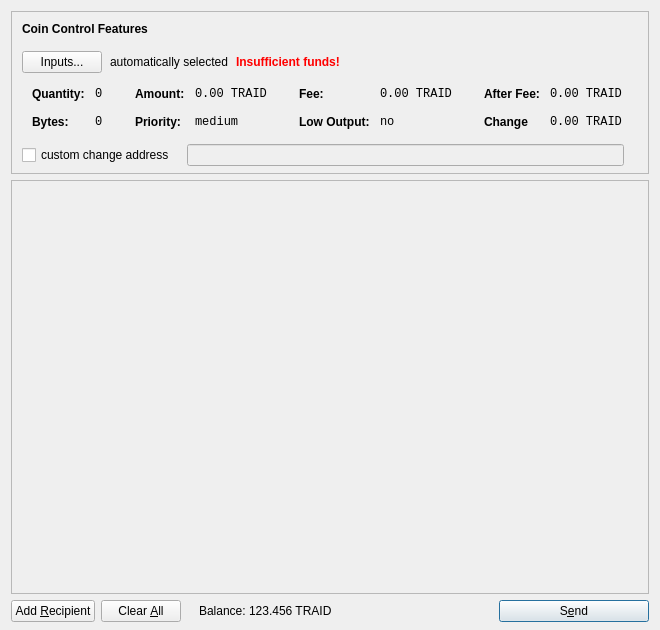
<?xml version="1.0" encoding="UTF-8"?>
<ui version="4.0">
 <class>SendCoinsDialog</class>
 <widget class="QDialog" name="SendCoinsDialog">
  <property name="geometry">
   <rect>
    <x>0</x>
    <y>0</y>
    <width>660</width>
    <height>630</height>
   </rect>
  </property>
  <property name="sizePolicy">
   <sizepolicy hsizetype="Minimum" vsizetype="Minimum">
    <horstretch>0</horstretch>
    <verstretch>0</verstretch>
   </sizepolicy>
  </property>
  <property name="minimumSize">
   <size>
    <width>660</width>
    <height>630</height>
   </size>
  </property>
  <property name="windowTitle">
   <string>Send Coins</string>
  </property>
  <layout class="QVBoxLayout" name="verticalLayout" stretch="0,1,0">
   <property name="bottomMargin">
    <number>8</number>
   </property>
   <item>
    <widget class="QFrame" name="frameCoinControl">
     <property name="sizePolicy">
      <sizepolicy hsizetype="Expanding" vsizetype="Expanding">
       <horstretch>0</horstretch>
       <verstretch>0</verstretch>
      </sizepolicy>
     </property>
     <property name="maximumSize">
      <size>
       <width>16777215</width>
       <height>16777215</height>
      </size>
     </property>
     <property name="frameShape">
      <enum>QFrame::StyledPanel</enum>
     </property>
     <property name="frameShadow">
      <enum>QFrame::Sunken</enum>
     </property>
     <layout class="QVBoxLayout" name="verticalLayoutCoinControl2">
      <property name="spacing">
       <number>6</number>
      </property>
      <property name="leftMargin">
       <number>0</number>
      </property>
      <property name="topMargin">
       <number>0</number>
      </property>
      <property name="rightMargin">
       <number>0</number>
      </property>
      <property name="bottomMargin">
       <number>6</number>
      </property>
      <item>
       <layout class="QVBoxLayout" name="verticalLayoutCoinControl" stretch="0,0,0,0,1">
        <property name="spacing">
         <number>0</number>
        </property>
        <property name="leftMargin">
         <number>10</number>
        </property>
        <property name="topMargin">
         <number>10</number>
        </property>
        <item>
         <layout class="QHBoxLayout" name="horizontalLayoutCoinControl1">
          <property name="bottomMargin">
           <number>15</number>
          </property>
          <item>
           <widget class="QLabel" name="labelCoinControlFeatures">
            <property name="sizePolicy">
             <sizepolicy hsizetype="Preferred" vsizetype="Maximum">
              <horstretch>0</horstretch>
              <verstretch>0</verstretch>
             </sizepolicy>
            </property>
            <property name="font">
             <font>
              <weight>75</weight>
              <bold>true</bold>
             </font>
            </property>
            <property name="styleSheet">
             <string notr="true">font-weight:bold;</string>
            </property>
            <property name="text">
             <string>Coin Control Features</string>
            </property>
           </widget>
          </item>
         </layout>
        </item>
        <item>
         <layout class="QHBoxLayout" name="horizontalLayoutCoinControl2" stretch="0,0,0,0">
          <property name="spacing">
           <number>8</number>
          </property>
          <property name="bottomMargin">
           <number>10</number>
          </property>
          <item>
           <widget class="QPushButton" name="pushButtonCoinControl">
            <property name="styleSheet">
             <string notr="true"/>
            </property>
            <property name="text">
             <string>Inputs...</string>
            </property>
           </widget>
          </item>
          <item>
           <widget class="QLabel" name="labelCoinControlAutomaticallySelected">
            <property name="font">
             <font>
              <pointsize>9</pointsize>
             </font>
            </property>
            <property name="text">
             <string>automatically selected</string>
            </property>
            <property name="margin">
             <number>5</number>
            </property>
           </widget>
          </item>
          <item>
           <widget class="QLabel" name="labelCoinControlInsuffFunds">
            <property name="font">
             <font>
              <pointsize>9</pointsize>
              <weight>75</weight>
              <bold>true</bold>
             </font>
            </property>
            <property name="styleSheet">
             <string notr="true">color:red;font-weight:bold;</string>
            </property>
            <property name="text">
             <string>Insufficient funds!</string>
            </property>
            <property name="margin">
             <number>5</number>
            </property>
           </widget>
          </item>
          <item>
           <spacer name="horizontalSpacerCoinControl">
            <property name="orientation">
             <enum>Qt::Horizontal</enum>
            </property>
            <property name="sizeHint" stdset="0">
             <size>
              <width>40</width>
              <height>1</height>
             </size>
            </property>
           </spacer>
          </item>
         </layout>
        </item>
        <item>
         <widget class="QWidget" name="widgetCoinControl" native="true">
          <property name="sizePolicy">
           <sizepolicy hsizetype="Preferred" vsizetype="Preferred">
            <horstretch>0</horstretch>
            <verstretch>0</verstretch>
           </sizepolicy>
          </property>
          <property name="minimumSize">
           <size>
            <width>0</width>
            <height>0</height>
           </size>
          </property>
          <property name="styleSheet">
           <string notr="true"/>
          </property>
          <layout class="QHBoxLayout" name="horizontalLayoutCoinControl5">
           <property name="leftMargin">
            <number>0</number>
           </property>
           <property name="topMargin">
            <number>0</number>
           </property>
           <property name="rightMargin">
            <number>0</number>
           </property>
           <property name="bottomMargin">
            <number>0</number>
           </property>
           <item>
            <layout class="QHBoxLayout" name="horizontalLayoutCoinControl3" stretch="0,0,0,1">
             <property name="spacing">
              <number>20</number>
             </property>
             <property name="topMargin">
              <number>0</number>
             </property>
             <property name="bottomMargin">
              <number>10</number>
             </property>
             <item>
              <layout class="QFormLayout" name="formLayoutCoinControl1">
               <property name="horizontalSpacing">
                <number>10</number>
               </property>
               <property name="verticalSpacing">
                <number>14</number>
               </property>
               <property name="leftMargin">
                <number>10</number>
               </property>
               <property name="topMargin">
                <number>4</number>
               </property>
               <property name="rightMargin">
                <number>6</number>
               </property>
               <item row="0" column="0">
                <widget class="QLabel" name="labelCoinControlQuantityText">
                 <property name="font">
                  <font>
                   <pointsize>9</pointsize>
                   <weight>75</weight>
                   <bold>true</bold>
                  </font>
                 </property>
                 <property name="styleSheet">
                  <string notr="true">font-weight:bold;</string>
                 </property>
                 <property name="text">
                  <string>Quantity:</string>
                 </property>
                 <property name="margin">
                  <number>0</number>
                 </property>
                </widget>
               </item>
               <item row="0" column="1">
                <widget class="QLabel" name="labelCoinControlQuantity">
                 <property name="font">
                  <font>
                   <family>Monospace</family>
                   <pointsize>9</pointsize>
                  </font>
                 </property>
                 <property name="cursor">
                  <cursorShape>IBeamCursor</cursorShape>
                 </property>
                 <property name="contextMenuPolicy">
                  <enum>Qt::ActionsContextMenu</enum>
                 </property>
                 <property name="text">
                  <string>0</string>
                 </property>
                 <property name="margin">
                  <number>0</number>
                 </property>
                 <property name="textInteractionFlags">
                  <set>Qt::LinksAccessibleByMouse|Qt::TextSelectableByKeyboard|Qt::TextSelectableByMouse</set>
                 </property>
                </widget>
               </item>
               <item row="1" column="0">
                <widget class="QLabel" name="labelCoinControlBytesText">
                 <property name="font">
                  <font>
                   <pointsize>9</pointsize>
                   <weight>75</weight>
                   <bold>true</bold>
                  </font>
                 </property>
                 <property name="styleSheet">
                  <string notr="true">font-weight:bold;</string>
                 </property>
                 <property name="text">
                  <string>Bytes:</string>
                 </property>
                </widget>
               </item>
               <item row="1" column="1">
                <widget class="QLabel" name="labelCoinControlBytes">
                 <property name="font">
                  <font>
                   <family>Monospace</family>
                   <pointsize>9</pointsize>
                  </font>
                 </property>
                 <property name="cursor">
                  <cursorShape>IBeamCursor</cursorShape>
                 </property>
                 <property name="contextMenuPolicy">
                  <enum>Qt::ActionsContextMenu</enum>
                 </property>
                 <property name="text">
                  <string>0</string>
                 </property>
                 <property name="textInteractionFlags">
                  <set>Qt::LinksAccessibleByMouse|Qt::TextSelectableByKeyboard|Qt::TextSelectableByMouse</set>
                 </property>
                </widget>
               </item>
              </layout>
             </item>
             <item>
              <layout class="QFormLayout" name="formLayoutCoinControl2">
               <property name="horizontalSpacing">
                <number>10</number>
               </property>
               <property name="verticalSpacing">
                <number>14</number>
               </property>
               <property name="leftMargin">
                <number>6</number>
               </property>
               <property name="topMargin">
                <number>4</number>
               </property>
               <property name="rightMargin">
                <number>6</number>
               </property>
               <item row="0" column="0">
                <widget class="QLabel" name="labelCoinControlAmountText">
                 <property name="font">
                  <font>
                   <pointsize>9</pointsize>
                   <weight>75</weight>
                   <bold>true</bold>
                  </font>
                 </property>
                 <property name="styleSheet">
                  <string notr="true">font-weight:bold;</string>
                 </property>
                 <property name="text">
                  <string>Amount:</string>
                 </property>
                 <property name="margin">
                  <number>0</number>
                 </property>
                </widget>
               </item>
               <item row="0" column="1">
                <widget class="QLabel" name="labelCoinControlAmount">
                 <property name="font">
                  <font>
                   <family>Monospace</family>
                   <pointsize>9</pointsize>
                  </font>
                 </property>
                 <property name="cursor">
                  <cursorShape>IBeamCursor</cursorShape>
                 </property>
                 <property name="contextMenuPolicy">
                  <enum>Qt::ActionsContextMenu</enum>
                 </property>
                 <property name="text">
                  <string>0.00 TRAID</string>
                 </property>
                 <property name="textInteractionFlags">
                  <set>Qt::LinksAccessibleByMouse|Qt::TextSelectableByKeyboard|Qt::TextSelectableByMouse</set>
                 </property>
                </widget>
               </item>
               <item row="1" column="0">
                <widget class="QLabel" name="labelCoinControlPriorityText">
                 <property name="font">
                  <font>
                   <pointsize>9</pointsize>
                   <weight>75</weight>
                   <bold>true</bold>
                  </font>
                 </property>
                 <property name="styleSheet">
                  <string notr="true">font-weight:bold;</string>
                 </property>
                 <property name="text">
                  <string>Priority:</string>
                 </property>
                </widget>
               </item>
               <item row="1" column="1">
                <widget class="QLabel" name="labelCoinControlPriority">
                 <property name="font">
                  <font>
                   <family>Monospace</family>
                   <pointsize>9</pointsize>
                  </font>
                 </property>
                 <property name="cursor">
                  <cursorShape>IBeamCursor</cursorShape>
                 </property>
                 <property name="contextMenuPolicy">
                  <enum>Qt::ActionsContextMenu</enum>
                 </property>
                 <property name="text">
                  <string>medium</string>
                 </property>
                 <property name="textInteractionFlags">
                  <set>Qt::LinksAccessibleByMouse|Qt::TextSelectableByKeyboard|Qt::TextSelectableByMouse</set>
                 </property>
                </widget>
               </item>
              </layout>
             </item>
             <item>
              <layout class="QFormLayout" name="formLayoutCoinControl3">
               <property name="horizontalSpacing">
                <number>10</number>
               </property>
               <property name="verticalSpacing">
                <number>14</number>
               </property>
               <property name="leftMargin">
                <number>6</number>
               </property>
               <property name="topMargin">
                <number>4</number>
               </property>
               <property name="rightMargin">
                <number>6</number>
               </property>
               <item row="0" column="0">
                <widget class="QLabel" name="labelCoinControlFeeText">
                 <property name="font">
                  <font>
                   <pointsize>9</pointsize>
                   <weight>75</weight>
                   <bold>true</bold>
                  </font>
                 </property>
                 <property name="styleSheet">
                  <string notr="true">font-weight:bold;</string>
                 </property>
                 <property name="text">
                  <string>Fee:</string>
                 </property>
                 <property name="margin">
                  <number>0</number>
                 </property>
                </widget>
               </item>
               <item row="0" column="1">
                <widget class="QLabel" name="labelCoinControlFee">
                 <property name="font">
                  <font>
                   <family>Monospace</family>
                   <pointsize>9</pointsize>
                  </font>
                 </property>
                 <property name="cursor">
                  <cursorShape>IBeamCursor</cursorShape>
                 </property>
                 <property name="contextMenuPolicy">
                  <enum>Qt::ActionsContextMenu</enum>
                 </property>
                 <property name="text">
                  <string>0.00 TRAID</string>
                 </property>
                 <property name="textInteractionFlags">
                  <set>Qt::LinksAccessibleByMouse|Qt::TextSelectableByKeyboard|Qt::TextSelectableByMouse</set>
                 </property>
                </widget>
               </item>
               <item row="1" column="0">
                <widget class="QLabel" name="labelCoinControlLowOutputText">
                 <property name="font">
                  <font>
                   <pointsize>9</pointsize>
                   <weight>75</weight>
                   <bold>true</bold>
                  </font>
                 </property>
                 <property name="styleSheet">
                  <string notr="true">font-weight:bold;</string>
                 </property>
                 <property name="text">
                  <string>Low Output:</string>
                 </property>
                </widget>
               </item>
               <item row="1" column="1">
                <widget class="QLabel" name="labelCoinControlLowOutput">
                 <property name="font">
                  <font>
                   <family>Monospace</family>
                   <pointsize>9</pointsize>
                  </font>
                 </property>
                 <property name="cursor">
                  <cursorShape>IBeamCursor</cursorShape>
                 </property>
                 <property name="contextMenuPolicy">
                  <enum>Qt::ActionsContextMenu</enum>
                 </property>
                 <property name="text">
                  <string>no</string>
                 </property>
                 <property name="textInteractionFlags">
                  <set>Qt::LinksAccessibleByMouse|Qt::TextSelectableByKeyboard|Qt::TextSelectableByMouse</set>
                 </property>
                </widget>
               </item>
              </layout>
             </item>
             <item>
              <layout class="QFormLayout" name="formLayoutCoinControl4">
               <property name="horizontalSpacing">
                <number>10</number>
               </property>
               <property name="verticalSpacing">
                <number>14</number>
               </property>
               <property name="leftMargin">
                <number>6</number>
               </property>
               <property name="topMargin">
                <number>4</number>
               </property>
               <property name="rightMargin">
                <number>6</number>
               </property>
               <item row="0" column="0">
                <widget class="QLabel" name="labelCoinControlAfterFeeText">
                 <property name="font">
                  <font>
                   <pointsize>9</pointsize>
                   <weight>75</weight>
                   <bold>true</bold>
                  </font>
                 </property>
                 <property name="styleSheet">
                  <string notr="true">font-weight:bold;</string>
                 </property>
                 <property name="text">
                  <string>After Fee:</string>
                 </property>
                 <property name="margin">
                  <number>0</number>
                 </property>
                </widget>
               </item>
               <item row="0" column="1">
                <widget class="QLabel" name="labelCoinControlAfterFee">
                 <property name="font">
                  <font>
                   <family>Monospace</family>
                   <pointsize>9</pointsize>
                  </font>
                 </property>
                 <property name="cursor">
                  <cursorShape>IBeamCursor</cursorShape>
                 </property>
                 <property name="contextMenuPolicy">
                  <enum>Qt::ActionsContextMenu</enum>
                 </property>
                 <property name="text">
                  <string>0.00 TRAID</string>
                 </property>
                 <property name="textInteractionFlags">
                  <set>Qt::LinksAccessibleByMouse|Qt::TextSelectableByKeyboard|Qt::TextSelectableByMouse</set>
                 </property>
                </widget>
               </item>
               <item row="1" column="0">
                <widget class="QLabel" name="labelCoinControlChangeText">
                 <property name="font">
                  <font>
                   <pointsize>9</pointsize>
                   <weight>75</weight>
                   <bold>true</bold>
                  </font>
                 </property>
                 <property name="styleSheet">
                  <string notr="true">font-weight:bold;</string>
                 </property>
                 <property name="text">
                  <string>Change</string>
                 </property>
                </widget>
               </item>
               <item row="1" column="1">
                <widget class="QLabel" name="labelCoinControlChange">
                 <property name="font">
                  <font>
                   <family>Monospace</family>
                   <pointsize>9</pointsize>
                  </font>
                 </property>
                 <property name="cursor">
                  <cursorShape>IBeamCursor</cursorShape>
                 </property>
                 <property name="contextMenuPolicy">
                  <enum>Qt::ActionsContextMenu</enum>
                 </property>
                 <property name="text">
                  <string>0.00 TRAID</string>
                 </property>
                 <property name="textInteractionFlags">
                  <set>Qt::LinksAccessibleByMouse|Qt::TextSelectableByKeyboard|Qt::TextSelectableByMouse</set>
                 </property>
                </widget>
               </item>
              </layout>
             </item>
            </layout>
           </item>
          </layout>
         </widget>
        </item>
        <item>
         <layout class="QHBoxLayout" name="horizontalLayoutCoinControl4" stretch="0,0,0">
          <property name="spacing">
           <number>12</number>
          </property>
          <property name="sizeConstraint">
           <enum>QLayout::SetDefaultConstraint</enum>
          </property>
          <property name="topMargin">
           <number>5</number>
          </property>
          <property name="rightMargin">
           <number>5</number>
          </property>
          <item>
           <widget class="QCheckBox" name="checkBoxCoinControlChange">
            <property name="text">
             <string>custom change address</string>
            </property>
           </widget>
          </item>
          <item>
           <widget class="QLineEdit" name="lineEditCoinControlChange">
            <property name="enabled">
             <bool>false</bool>
            </property>
            <property name="sizePolicy">
             <sizepolicy hsizetype="Expanding" vsizetype="Fixed">
              <horstretch>0</horstretch>
              <verstretch>0</verstretch>
             </sizepolicy>
            </property>
           </widget>
          </item>
          <item>
           <widget class="QLabel" name="labelCoinControlChangeLabel">
            <property name="sizePolicy">
             <sizepolicy hsizetype="Preferred" vsizetype="Expanding">
              <horstretch>0</horstretch>
              <verstretch>0</verstretch>
             </sizepolicy>
            </property>
            <property name="minimumSize">
             <size>
              <width>0</width>
              <height>0</height>
             </size>
            </property>
            <property name="text">
             <string/>
            </property>
            <property name="margin">
             <number>3</number>
            </property>
           </widget>
          </item>
         </layout>
        </item>
        <item>
         <spacer name="verticalSpacerCoinControl">
          <property name="orientation">
           <enum>Qt::Vertical</enum>
          </property>
          <property name="sizeHint" stdset="0">
           <size>
            <width>800</width>
            <height>1</height>
           </size>
          </property>
         </spacer>
        </item>
       </layout>
      </item>
     </layout>
    </widget>
   </item>
   <item>
    <widget class="QScrollArea" name="scrollArea">
     <property name="widgetResizable">
      <bool>true</bool>
     </property>
     <widget class="QWidget" name="scrollAreaWidgetContents">
      <property name="geometry">
       <rect>
        <x>0</x>
        <y>0</y>
        <width>640</width>
        <height>388</height>
       </rect>
      </property>
      <layout class="QVBoxLayout" name="verticalLayout_2">
       <property name="leftMargin">
        <number>0</number>
       </property>
       <property name="topMargin">
        <number>0</number>
       </property>
       <property name="rightMargin">
        <number>0</number>
       </property>
       <property name="bottomMargin">
        <number>0</number>
       </property>
       <item>
        <layout class="QVBoxLayout" name="entries">
         <property name="spacing">
          <number>6</number>
         </property>
        </layout>
       </item>
       <item>
        <spacer name="verticalSpacer">
         <property name="orientation">
          <enum>Qt::Vertical</enum>
         </property>
         <property name="sizeHint" stdset="0">
          <size>
           <width>20</width>
           <height>40</height>
          </size>
         </property>
        </spacer>
       </item>
      </layout>
     </widget>
    </widget>
   </item>
   <item>
    <layout class="QHBoxLayout" name="horizontalLayout">
     <item>
      <widget class="QPushButton" name="addButton">
       <property name="font">
        <font>
         <pointsize>9</pointsize>
        </font>
       </property>
       <property name="toolTip">
        <string>Send to multiple recipients at once</string>
       </property>
       <property name="text">
        <string>Add &amp;Recipient</string>
       </property>
       <property name="autoDefault">
        <bool>false</bool>
       </property>
      </widget>
     </item>
     <item>
      <widget class="QPushButton" name="clearButton">
       <property name="sizePolicy">
        <sizepolicy hsizetype="Minimum" vsizetype="Fixed">
         <horstretch>0</horstretch>
         <verstretch>0</verstretch>
        </sizepolicy>
       </property>
       <property name="font">
        <font>
         <pointsize>9</pointsize>
        </font>
       </property>
       <property name="toolTip">
        <string>Remove all transaction fields</string>
       </property>
       <property name="text">
        <string>Clear &amp;All</string>
       </property>
       <property name="autoRepeatDelay">
        <number>300</number>
       </property>
       <property name="autoDefault">
        <bool>false</bool>
       </property>
      </widget>
     </item>
     <item>
      <widget class="QFrame" name="frame_2">
       <property name="frameShape">
        <enum>QFrame::StyledPanel</enum>
       </property>
       <property name="frameShadow">
        <enum>QFrame::Raised</enum>
       </property>
       <widget class="QCheckBox" name="checkInstantX">
        <property name="enabled">
         <bool>false</bool>
        </property>
        <property name="geometry">
         <rect>
          <x>0</x>
          <y>0</y>
          <width>89</width>
          <height>22</height>
         </rect>
        </property>
        <property name="minimumSize">
         <size>
          <width>85</width>
          <height>0</height>
         </size>
        </property>
        <property name="text">
         <string>InstantX</string>
        </property>
       </widget>
      </widget>
     </item>
     <item>
      <widget class="QFrame" name="frame">
       <property name="frameShape">
        <enum>QFrame::StyledPanel</enum>
       </property>
       <property name="frameShadow">
        <enum>QFrame::Raised</enum>
       </property>
       <widget class="QCheckBox" name="checkUseDarksend">
        <property name="enabled">
         <bool>false</bool>
        </property>
        <property name="geometry">
         <rect>
          <x>0</x>
          <y>0</y>
          <width>95</width>
          <height>22</height>
         </rect>
        </property>
        <property name="minimumSize">
         <size>
          <width>95</width>
          <height>0</height>
         </size>
        </property>
        <property name="text">
         <string>Darksend</string>
        </property>
        <property name="checked">
         <bool>false</bool>
        </property>
       </widget>
      </widget>
     </item>
     <item>
      <layout class="QHBoxLayout" name="horizontalLayout_2">
       <property name="spacing">
        <number>3</number>
       </property>
       <item>
        <widget class="QLabel" name="label">
         <property name="sizePolicy">
          <sizepolicy hsizetype="Preferred" vsizetype="Fixed">
           <horstretch>0</horstretch>
           <verstretch>0</verstretch>
          </sizepolicy>
         </property>
         <property name="font">
          <font>
           <pointsize>9</pointsize>
          </font>
         </property>
         <property name="text">
          <string>Balance:</string>
         </property>
        </widget>
       </item>
       <item>
        <widget class="QLabel" name="labelBalance">
         <property name="sizePolicy">
          <sizepolicy hsizetype="Preferred" vsizetype="Fixed">
           <horstretch>0</horstretch>
           <verstretch>0</verstretch>
          </sizepolicy>
         </property>
         <property name="font">
          <font>
           <pointsize>9</pointsize>
          </font>
         </property>
         <property name="cursor">
          <cursorShape>IBeamCursor</cursorShape>
         </property>
         <property name="text">
          <string>123.456 TRAID</string>
         </property>
         <property name="textInteractionFlags">
          <set>Qt::LinksAccessibleByMouse|Qt::TextSelectableByKeyboard|Qt::TextSelectableByMouse</set>
         </property>
        </widget>
       </item>
      </layout>
     </item>
     <item>
      <spacer name="horizontalSpacer">
       <property name="orientation">
        <enum>Qt::Horizontal</enum>
       </property>
       <property name="sizeHint" stdset="0">
        <size>
         <width>40</width>
         <height>20</height>
        </size>
       </property>
      </spacer>
     </item>
     <item>
      <widget class="QPushButton" name="sendButton">
       <property name="minimumSize">
        <size>
         <width>150</width>
         <height>0</height>
        </size>
       </property>
       <property name="font">
        <font>
         <pointsize>9</pointsize>
        </font>
       </property>
       <property name="toolTip">
        <string>Confirm the send action</string>
       </property>
       <property name="text">
        <string>S&amp;end</string>
       </property>
       <property name="icon">
        <iconset resource="../bitcoin.qrc">
         <normaloff>:/icons/send</normaloff>:/icons/send</iconset>
       </property>
       <property name="default">
        <bool>true</bool>
       </property>
      </widget>
     </item>
    </layout>
   </item>
  </layout>
 </widget>
 <resources>
  <include location="../bitcoin.qrc"/>
 </resources>
 <connections/>
</ui>
